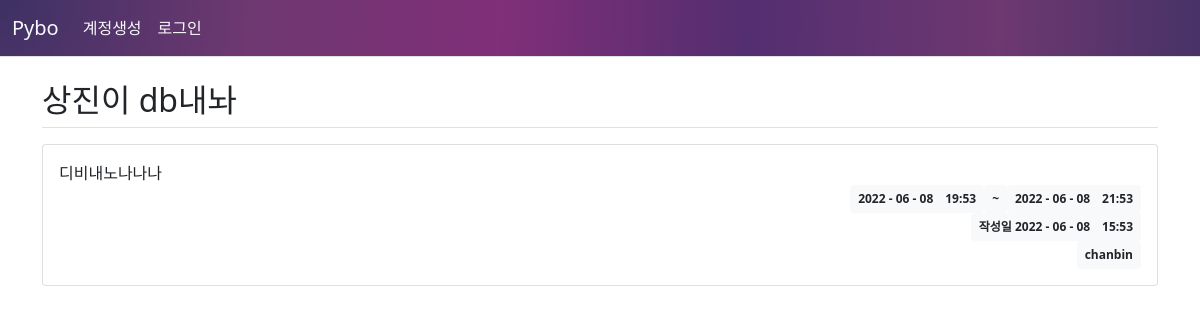
Page /schedule/detail/7/ on the committed database.
### pybo/models.py (models this page shows)
class Schedule(db.Model):
    id = db.Column(db.Integer, primary_key=True)
    create_date = db.Column(db.DateTime(), nullable=False)
    creator_id = db.Column(db.Integer, db.ForeignKey('user.id', ondelete='CASCADE'), nullable=False)
    creator = db.relationship('User', backref=db.backref('schedule_set'))
    start_date = db.Column(db.DateTime(), nullable=False)
    end_date = db.Column(db.DateTime(), nullable=False)
    subject = db.Column(db.String(200), nullable=False)
    content = db.Column(db.Text(), nullable=False)

class User(db.Model):
    id = db.Column(db.Integer, primary_key=True)
    username = db.Column(db.String(150), unique=True, nullable=False)
    password = db.Column(db.String(150), nullable=False)

### pybo/views/schedule_views.py (the view)
@bp.route('/detail/<int:schedule_id>/')
def detail(schedule_id):
    form = ScheduleForm()
    schedule = Schedule.query.get_or_404(schedule_id)
    return render_template('schedule/schedule_detail.html', schedule=schedule, form=form)

### pybo/filter.py (called while the page is built)
def format_datetime(value, fmt='%Y - %m - %d　%H:%M'):
    return value.strftime(fmt)

### pybo/views/auth_views.py (called while the page is built)
@bp.before_app_request
def load_logged_in_user():
    user_id = session.get('user_id')
    if user_id is None:
        g.user = None
    else:
        g.user = User.query.get(user_id)

### pybo/templates/schedule/schedule_detail.html
{% extends 'base.html' %}
{% block content %}
<div class="container my-3">
    <h2 class="border-bottom py-2">{{ schedule.subject }}</h2>
    <div class="card my-3">
        <div class="card-body">
            <div class="card-text" style="white-space: pre-line;">{{ schedule.content }}</div>
            <div class="d-flex justify-content-end">
                <div class="badge bg-light text-dark p-2">
                    {{ schedule.start_date|datetime }}
                </div>
                <div class="badge bg-light text-dark p-2">
                    ~
                </div>
                <div class="badge bg-light text-dark p-2">
                    {{ schedule.end_date|datetime }}
                </div>
            </div>
            <div class="d-flex justify-content-end">
                <div class="badge bg-light text-dark p-2">
                    작성일 {{ schedule.create_date|datetime }}
                </div>
            </div>
            <div class="d-flex justify-content-end">
                <div class="badge bg-light text-dark p-2">
                    {{ schedule.creator.username }}
                </div>
            </div>
        </div>
    </div>
</div>
{% endblock %}

### rows in the picture
Schedule: subject "상진이 db내놔", content "디비내노나나나", start_date "2022 - 06 - 08 19:53", end_date "2022 - 06 - 08 21:53", create_date "2022 - 06 - 08 15:53"
User: creator.username "chanbin"
